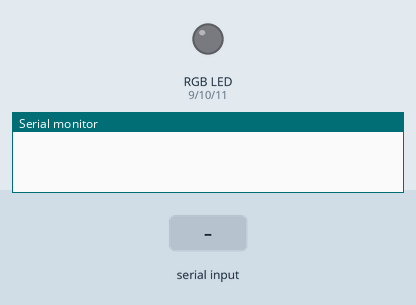
Simulated run of this sketch. Board: Arduino Uno, built with avr-gcc and run on an emulated ATmega328P. Shown: an RGB LED mixed from three pins (HIGH = lit), the last lines printed to the serial monitor. The inputs (shaded band) are chosen by the test bench.

Above: at 1.2 s.
1.3 s: "RED_LED:1\n" received over Serial
At 2.3 s:
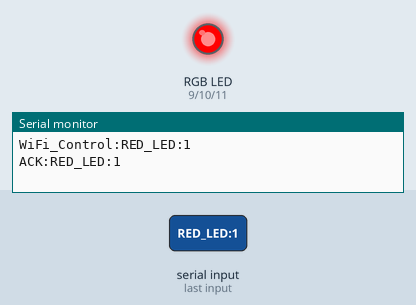
2.9 s: "GREEN_LED:1\n" received over Serial
At 3.4 s:
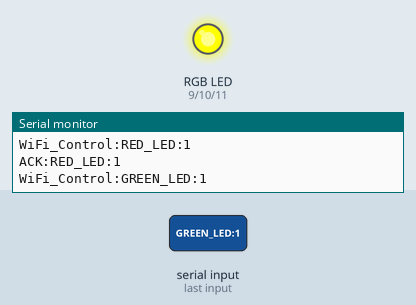
4.5 s: "BLUE_LED:1\n" received over Serial
At 5.3 s:
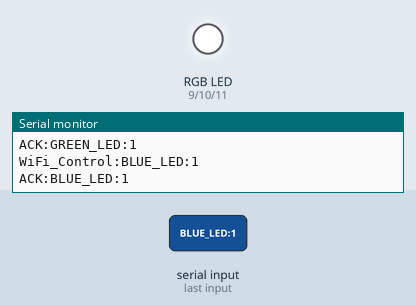
6.1 s: "RED_LED:0\n" received over Serial
At 7.2 s:
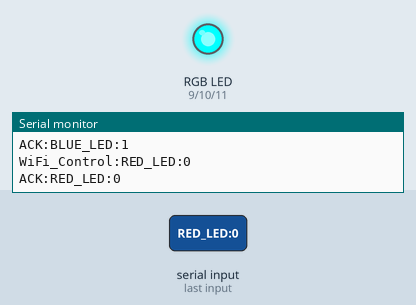
7.7 s: "GREEN_LED:0\n" received over Serial
At 8.2 s:
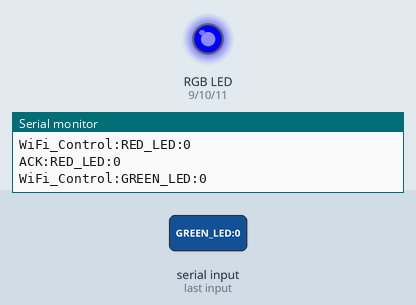
9.3 s: "BLUE_LED:0\n" received over Serial
At 10.1 s:
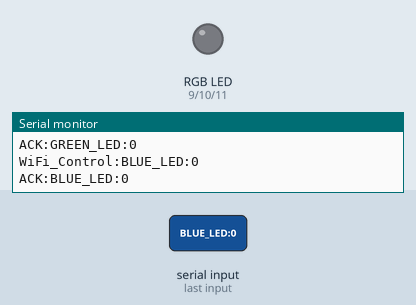
Timing chart, 0 to 11.9 s (numbered marks = the images above; inputs shaded):
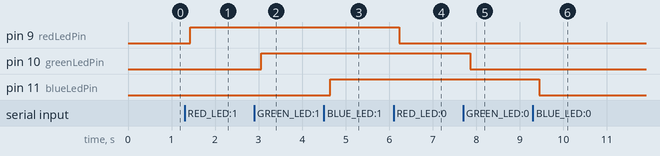

Measured:
- after the input at 1.3 s, pin 9 (redLedPin): LOW → HIGH after 0.13 s
- after the input at 2.9 s, pin 10 (greenLedPin): LOW → HIGH after 0.16 s
- after the input at 4.5 s, pin 11 (blueLedPin): LOW → HIGH after 0.15 s
- after the input at 6.1 s, pin 9 (redLedPin): HIGH → LOW after 0.13 s
- after the input at 7.7 s, pin 10 (greenLedPin): HIGH → LOW after 0.16 s
- after the input at 9.3 s, pin 11 (blueLedPin): HIGH → LOW after 0.15 s

The sketch:

WiFi_Control_RGB_LED.ino
```cpp
// 定义LED连接的引脚号（这里是数字引脚3）
int redLedPin = 9;
int greenLedPin = 10;
int blueLedPin = 11;

// 用于存储从串口接收到的控制指令字符串
String WiFi_Control = "";

void setup() {
  // 初始化串口通信，波特率设置为750（注意：非标准波特率，需确保通信双方一致）
  Serial.begin(750);

  // 将LED引脚设置为输出模式
  pinMode(redLedPin, OUTPUT);
  pinMode(greenLedPin, OUTPUT);
  pinMode(blueLedPin, OUTPUT);
}

void loop() {
  // 检查串口是否有数据可读
  if (Serial.available()) {
    // 读取直到换行符('\n')的数据，并转换为String类型
    WiFi_Control = Serial.readStringUntil('\n');

    // 去除字符串首尾的空白字符（如回车、空格等）
    WiFi_Control.trim();

    // 将接收到的指令回传到串口，便于调试
    Serial.print("WiFi_Control:");
    Serial.println(WiFi_Control);
  }

  // 判断接收到的指令内容并执行相应操作
  if (WiFi_Control == "RED_LED:1") {
    // 点亮LED（高电平）
    digitalWrite(redLedPin, HIGH);
    // 发送应答指令到串口
    Serial.println("ACK:RED_LED:1");

  } else if (WiFi_Control == "RED_LED:0") {
    // 熄灭LED（低电平）
    digitalWrite(redLedPin, LOW);
    // 发送应答指令到串口
    Serial.println("ACK:RED_LED:0");
  } else if (WiFi_Control == "GREEN_LED:1") {
    // 熄灭LED（低电平）
    digitalWrite(greenLedPin,HIGH);
    // 发送应答指令到串口
    Serial.println("ACK:GREEN_LED:1");
  }else if (WiFi_Control == "GREEN_LED:0") {
    // 熄灭LED（低电平）
    digitalWrite(greenLedPin, LOW);
    // 发送应答指令到串口
    Serial.println("ACK:GREEN_LED:0");
  } else if (WiFi_Control == "BLUE_LED:1") {
    // 熄灭LED（低电平）
    digitalWrite(blueLedPin,HIGH);
    // 发送应答指令到串口
    Serial.println("ACK:BLUE_LED:1");
  }else if (WiFi_Control == "BLUE_LED:0") {
    // 熄灭LED（低电平）
    digitalWrite(blueLedPin, LOW);
    // 发送应答指令到串口
    Serial.println("ACK:BLUE_LED:0");
  }
  // 清除指令字符串，避免重复执行
  WiFi_Control = "";
}
```
